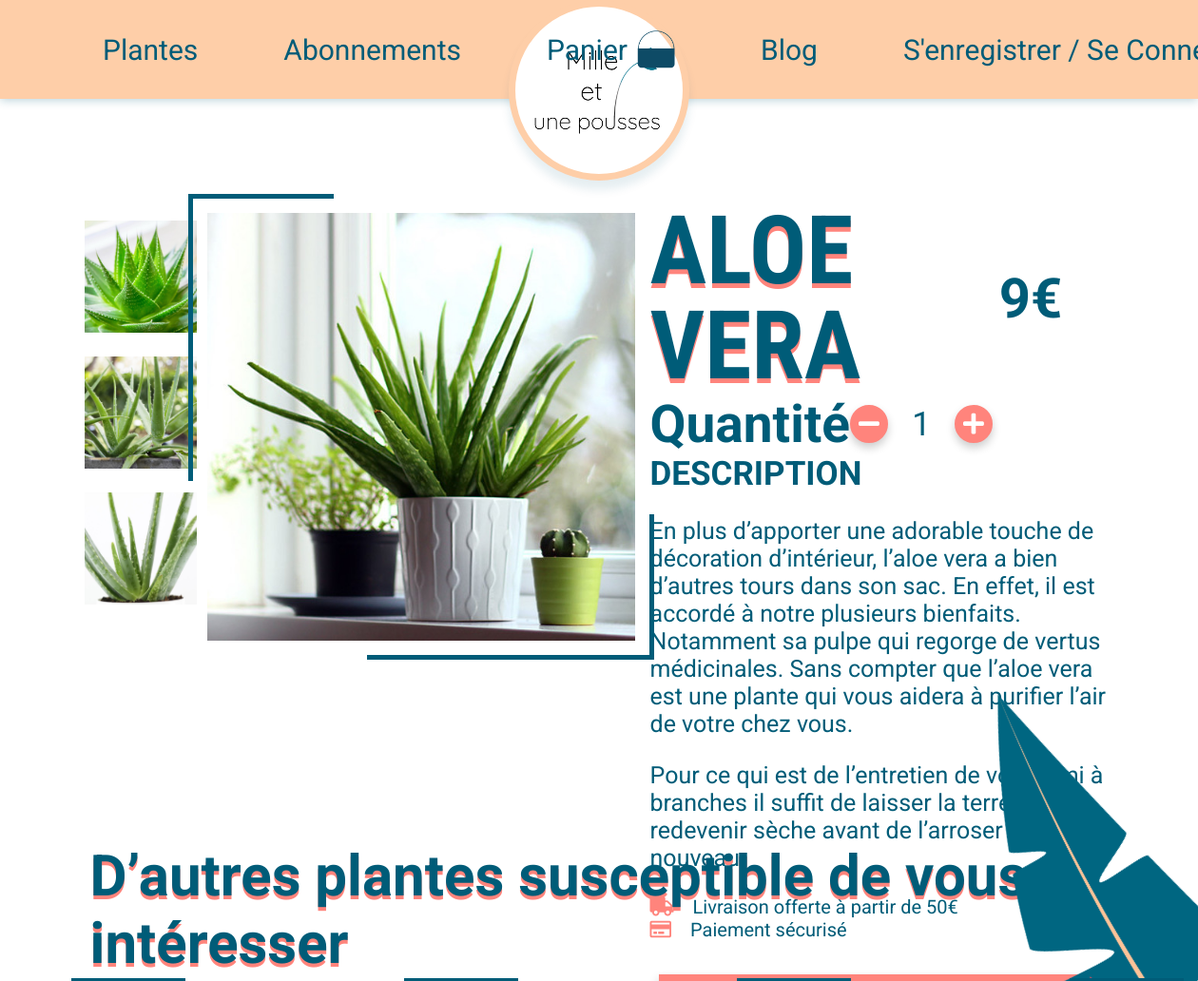
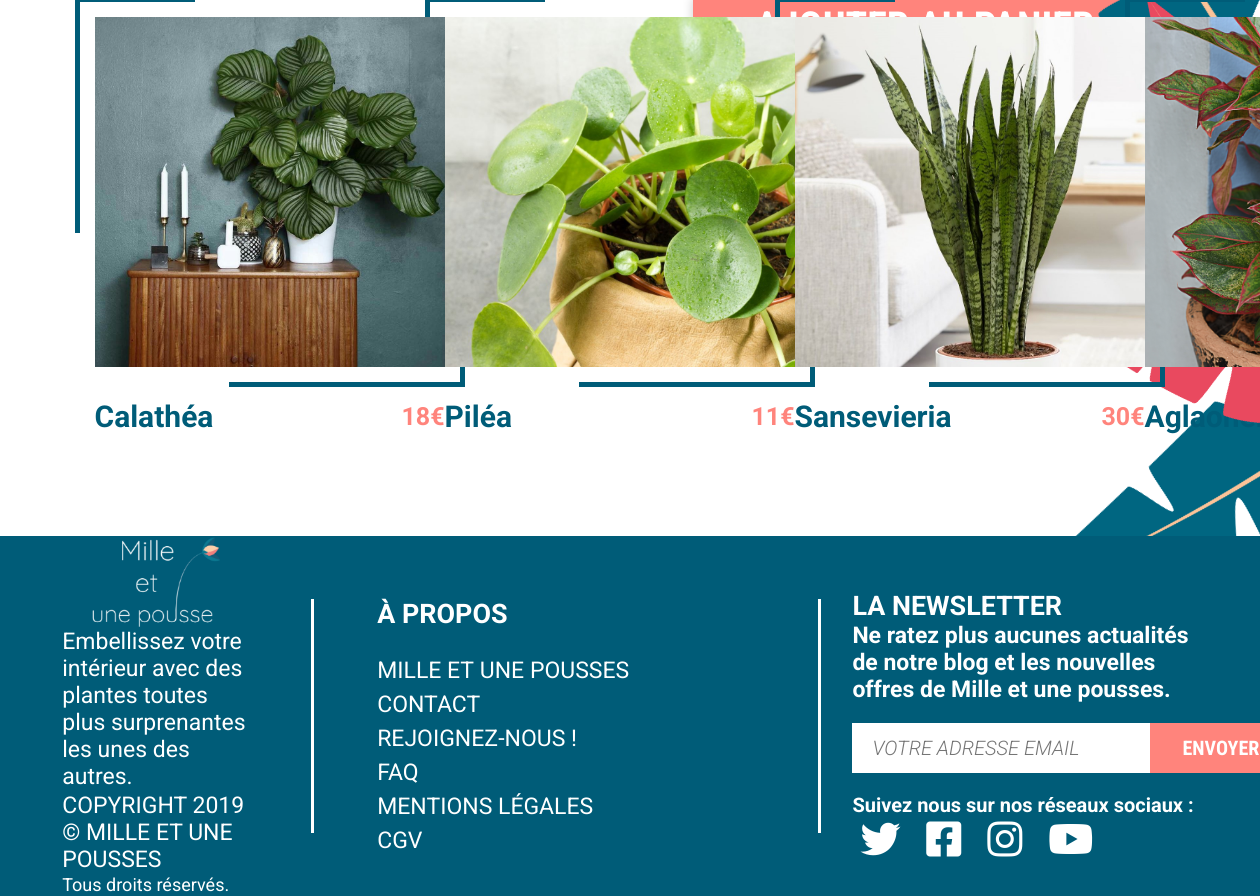
The page /product/details/Aloe+Vera on the database its author committed (2 pictures, top to bottom).
### tables this page shows
CREATE TABLE `product_images` (
  `id` int(11) NOT NULL,
  `path` text NOT NULL,
  `alt` varchar(255) NOT NULL,
  `sort_order` int(11) NOT NULL,
  `product_id` int(11) NOT NULL
);

CREATE TABLE `products` (
  `id` int(11) NOT NULL,
  `name` varchar(100) NOT NULL,
  `price` int(11) NOT NULL,
  `description` text NOT NULL,
  `options` varchar(55) DEFAULT NULL,
  `maintenance` text
);

### src/Controllers/ProductController.php (called while the page is built, shortened)
<?php
class ProductController {
  public function detailsAction($name) {
    $name = urldecode($name);
    $pdo = Connection::getInstance();
    $product = Product::getProductByName($pdo, $name);
    $images = Image::getByName($pdo, $name);
    $otherProducts = Product::getOtherProducts($pdo, $name);
    shuffle($otherProducts);
    include "./product.php";
  }
}

### public/index.php (called while the page is built, shortened)
<?php
$request_url = $_SERVER['REQUEST_URI'];
$path = parse_url($request_url, PHP_URL_PATH);
$url_composants = explode("/", $path, 4);
if (isset($url_composants[3])) {
  $argument = $url_composants[3];
} else {
  $argument = null;
}
if (isset($url_composants[1])) {
  if (strlen($url_composants[1]) == 0) {
    $controller_name = "index";
  } else {
    $controller_name = $url_composants[1];
  }
} else {
  $controller_name = "index";
}
if (isset($url_composants[2])) {
  $action_name = $url_composants[2];
} else {
  $action_name = "index";
}
try {
  list($controller, $action) = Services\Router::load($controller_name, $action_name);
} catch (Services\Exception\ControllerNotFound $e) {
  $controller = new Controllers\ErrorController();
  $action = "e404";
  $argument = $e;
} catch (Services\Exception\ActionNotFound $e) {
  $controller = new Controllers\ErrorController();
  $action = "e404";
  $argument = $e;
} catch (Exception $e) {
  $controller = new Controllers\ErrorController();
  $action = "e500";
  $argument = $e;
}
$result = $controller->$action($argument);

### src/Models/Image.php (called while the page is built, shortened)
<?php
class Image {
  public static function getByName($pdo, $name) {
    $sql = "SELECT path, alt FROM `product_images` LEFT JOIN products ON products.id = product_images.product_id WHERE products.name = :name AND product_images.sort_order = 2";
    $q = $pdo->prepare($sql);
    $q->bindParam("name", $name);
    $q->execute();
    return $q->fetchAll();
  }
}

### src/Models/Product.php (called while the page is built, shortened)
<?php
class Product {
  public static function getProductByName($pdo, $name) {
    $sql = "SELECT products.id, products.price, products.description, products.maintenance, product_images.path, product_images.alt
            FROM products
            LEFT JOIN product_images ON product_images.product_id = products.id
            WHERE name = :name AND product_images.sort_order = 1";
    $q = $pdo->prepare($sql);
    $q->bindParam("name", $name);
    $q->execute();
    return $q->fetch();
  }
  public static function getOtherProducts($pdo, $name) {
    $sql = "SELECT products.id, products.name, products.price, product_images.path, product_images.alt
            FROM products
            LEFT JOIN product_images ON products.id = product_images.product_id
            WHERE product_images.sort_order = 1 AND products.name <> :name";
    $q = $pdo->prepare($sql);
    $q->bindParam("name", $name);
    $q->execute();
    return $q->fetchAll();
  }
}

### src/views/product.php (the view, shortened to what this page needs)
<?php include "./inc/head.php";?>
<main class="productPage">
    <section class="product-one">
        <div class="container">
            <div class="imgs">
                <?php foreach ($images as $image): ?>
                <div class="otherImg">
                    <img class="imgsProduct" src="<?php echo $image["path"] ?>" alt="<?php echo $image["alt"] ?>"
                        title="photo de <?php echo $image["alt"] ?>">
                </div>
                <?php endforeach?>
            </div>
            <div class="imgPrincipal">
                <img id="imgProduct" src="<?php echo $product["path"] ?>" alt="<?php echo $product["alt"] ?>"
                    title="photo de <?php echo $product["alt"] ?>">
            </div>
            <form method="POST" action="/user/addtocart" class="text">
                <header>
                    <h1 class="title c-deepBlue"><?php echo $name ?></h1>
                    <p class="price c-deepBlue"><?php echo floatval($product["price"]) / 100 ?>&euro;</p>
                </header>
                <div class="quantity">
                    <h3 class="c-deepBlue">quantité</h3>
                    <div>
                        <button id="less" type="button" class="btn btn-quantity btn-lightPink b-lightPink"
                            title="retirer un article">
                            <i class="fas fa-minus c-white"></i>
                        </button>
                        <input id="quantity" class="c-deepBlue" type="number" name="quantity" min="1" value="1"
                            title="nombre d'articles selectionnés">
                        <button id="more" type="button" class="btn btn-quantity btn-lightPink b-lightPink"
                            title="ajouter un article">
                            <i class="fas fa-plus c-white"></i>
                        </button>
                    </div>
                </div>
                <div class="description">
                    <h4 class="c-deepBlue">description</h4>
                    <p class="c-deepBlue"><?php echo $product["description"] ?></p>
                    <p class="c-deepBlue"><?php echo $product["maintenance"] ?></p>
                </div>
                <div class="delivery">
                    <div>
                        <i class="fas fa-truck c-lightPink"></i>
                        <p class="c-deepBlue">Livraison offerte à partir de 50€</p>
                    </div>
                    <div>
                        <i class="far fa-credit-card c-lightPink"></i>
                        <p class="c-deepBlue">Paiement sécurisé</p>
                    </div>
                </div>
            </form>
        </div>
    </section>
    <section class="product-two">
        <div class="container">
            <h2 class="c-deepBlue">D’autres plantes susceptible de vous intéresser</h2>
            <div class="other-products">
                <?php foreach ($otherProducts as $product): ?>
                <div>
                    <div class="frame">
                        <a href="/product/details/<?php echo urlencode($product["name"]) ?>">
                            <img src="<?php echo $product["path"] ?>" alt="<?php echo $product["alt"] ?>"
                                alt="photo de <?php echo $product["alt"] ?>">
                        </a>
                    </div>
                    <div class="info">
                        <h4 class="c-deepBlue"><?php echo $product["name"] ?></h4>
                        <h5 class="c-lightPink"><?php echo floatval($product["price"]) / 100 ?>&euro;</h5>
                    </div>
                </div>
                <?php endforeach?>
            </div>
        </div>
    </section>
</main>
<?php include "./inc/foot.php";?>

### rows shown on the page
product_images: path (picture)
product_images: path (picture)
product_images: path (picture)
product_images: path (picture), floatval($product['price'])/100 "9", product.description "En plus d’apporter une adorable touche de décoration d’intérieur, l’aloe vera a bien d’autres tours dans son sac. En effet, il est accordé à notre plusieurs bienfaits. Notamment sa pulpe qui regorge de vertus médicinales. Sans compter que l’aloe vera est une plante qui vous aidera à purifier l’air de votre chez vous.", product.maintenance "Pour ce qui est de l’entretien de votre ami à branches il suffit de laisser la terre redevenir sèche avant de l’arroser de nouveau."
product_images: path+alt (picture), product.name "Calathéa", floatval($product['price'])/100 "18"
product_images: path (picture), product.name "Piléa", floatval($product['price'])/100 "11"
product_images: path+alt (picture), product.name "Sansevieria"
product_images: path+alt (picture)

### other values the page prints
$name "ALOE VERA"
